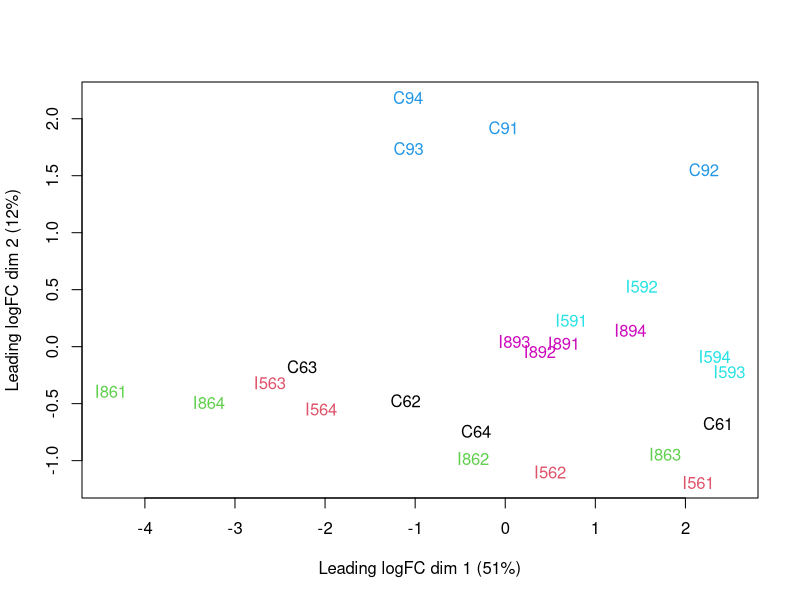
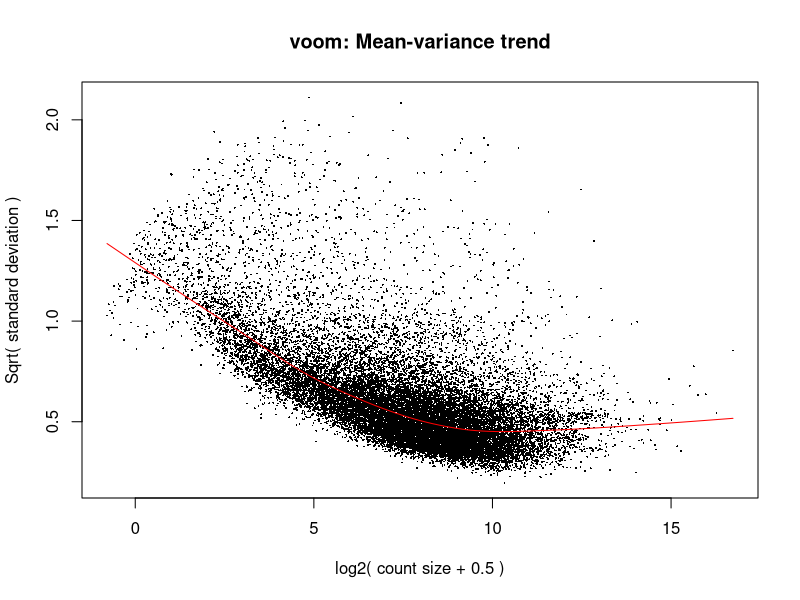
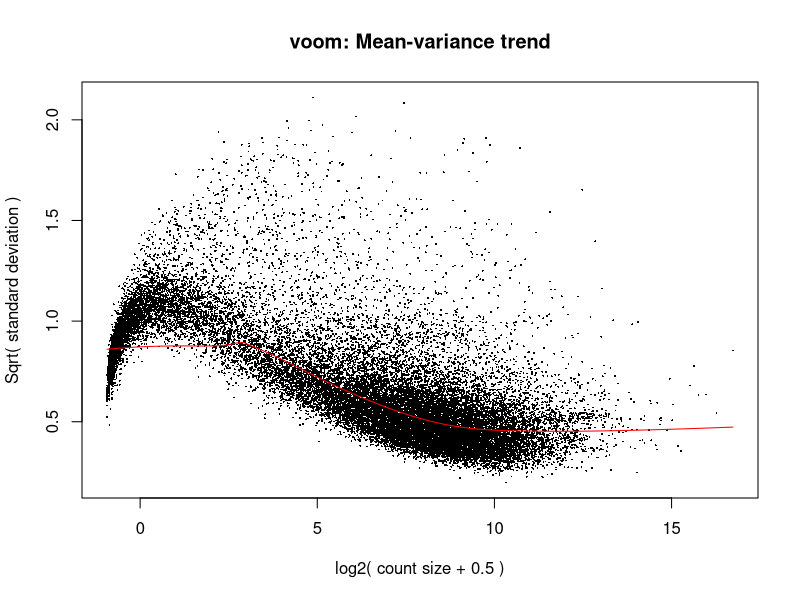
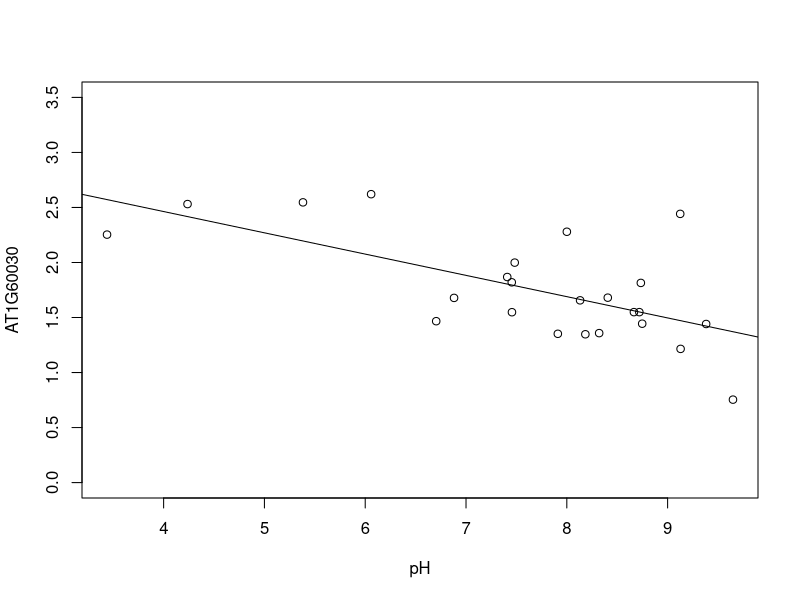
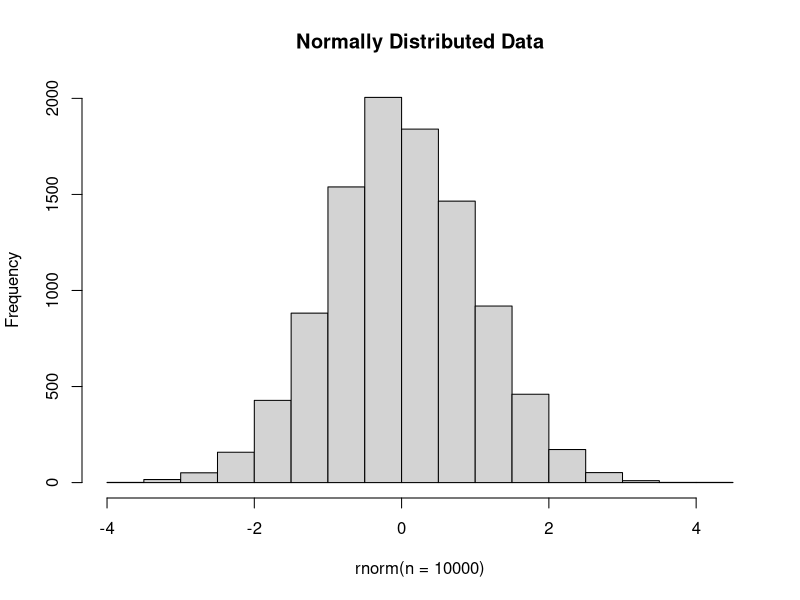
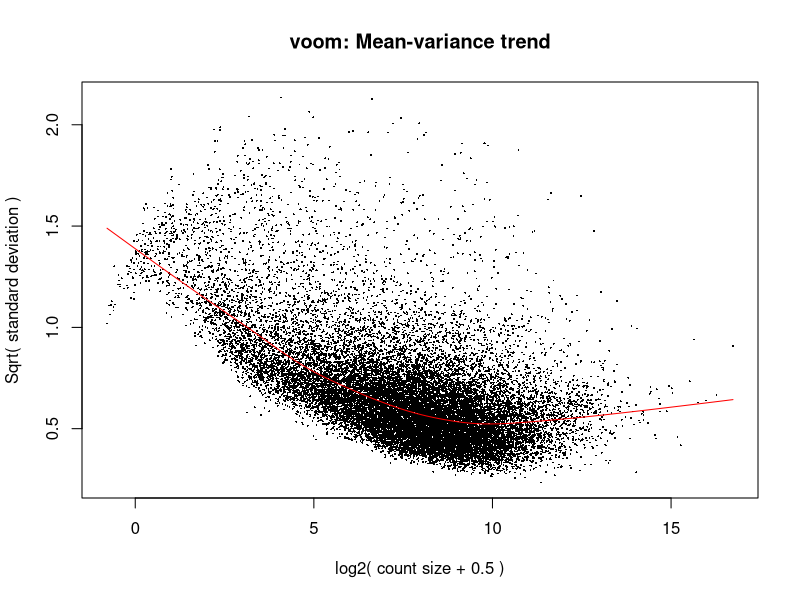

Write R code to recreate these figures, in order.
## ---- chunk 1
# source("https://bioconductor.org/biocLite.R")
# biocLite("edgeR")
## ---- chunk 2
library(edgeR)
## ---- chunk 3
counts <- read.delim("all_counts.txt", row.names = 1)
head(counts)
## ---- chunk 4
d0 <- DGEList(counts)
## ---- chunk 5
d0 <- calcNormFactors(d0)
d0
## ---- chunk 6
cutoff <- 1
drop <- which(apply(cpm(d0), 1, max) < cutoff)
d <- d0[-drop,] 
dim(d) # number of genes left
## ---- chunk 7
snames <- colnames(counts) # Sample names
snames
cultivar <- substr(snames, 1, nchar(snames) - 2) 
time <- substr(snames, nchar(snames) - 1, nchar(snames) - 1)
cultivar
time
## ---- chunk 8
group <- interaction(cultivar, time)
group
## ---- chunk 9
plotMDS(d, col = as.numeric(group))
## ---- chunk 10
mm <- model.matrix(~0 + group)
## ---- chunk 11
y <- voom(d, mm, plot = T)
## ---- chunk 12
tmp <- voom(d0, mm, plot = T)
## ---- chunk 13
fit <- lmFit(y, mm)
head(coef(fit))
## ---- chunk 14
contr <- makeContrasts(groupI5.9 - groupI5.6, levels = colnames(coef(fit)))
contr
## ---- chunk 15
tmp <- contrasts.fit(fit, contr)
## ---- chunk 16
tmp <- eBayes(tmp)
## ---- chunk 17
top.table <- topTable(tmp, sort.by = "P", n = Inf)
head(top.table, 20)
## ---- chunk 18
length(which(top.table$adj.P.Val < 0.05))
## ---- chunk 19
top.table$Gene <- rownames(top.table)
top.table <- top.table[,c("Gene", names(top.table)[1:6])]
write.table(top.table, file = "time9_v_time6_I5.txt", row.names = F, sep = "\t", quote = F)
## ---- chunk 20
contr <- makeContrasts(groupI5.6 - groupC.6, levels = colnames(coef(fit)))
tmp <- contrasts.fit(fit, contr)
tmp <- eBayes(tmp)
top.table <- topTable(tmp, sort.by = "P", n = Inf)
head(top.table, 20)
length(which(top.table$adj.P.Val < 0.05)) # number of DE genes
top.table$Gene <- rownames(top.table)
top.table <- top.table[,c("Gene", names(top.table)[1:6])]
write.table(top.table, file = "I5_v_C_time6.txt", row.names = F, sep = "\t", quote = F)
## ---- chunk 21
mm <- model.matrix(~cultivar*time)
## ---- chunk 22
colnames(mm)
## ---- chunk 23
y <- voom(d, mm, plot = F)
fit <- lmFit(y, mm)
head(coef(fit))
## ---- chunk 24
tmp <- contrasts.fit(fit, coef = 2) # Directly test second coefficient
tmp <- eBayes(tmp)
top.table <- topTable(tmp, sort.by = "P", n = Inf)
head(top.table, 20)
length(which(top.table$adj.P.Val < 0.05)) # number of DE genes
## ---- chunk 25
head(coef(fit))
## ---- chunk 26
tmp <- contrasts.fit(fit, coef = 5) # Test cultivarI5:time9
tmp <- eBayes(tmp)
top.table <- topTable(tmp, sort.by = "P", n = Inf)
head(top.table, 20)
length(which(top.table$adj.P.Val < 0.05)) 
## ---- chunk 27
batch <- factor(rep(rep(1:2, each = 2), 6))
batch
## ---- chunk 28
mm <- model.matrix(~0 + group + batch)
y <- voom(d, mm, plot = F)
fit <- lmFit(y, mm)
contr <- makeContrasts(groupI5.6 - groupC.6, levels = colnames(coef(fit)))
tmp <- contrasts.fit(fit, contr)
tmp <- eBayes(tmp)
top.table <- topTable(tmp, sort.by = "P", n = Inf)
head(top.table, 20)
length(which(top.table$adj.P.Val < 0.05))
## ---- chunk 29
# Generate example RIN data
set.seed(99)
RIN <- rnorm(n = 24, mean = 7.5, sd = 1)
RIN
## ---- chunk 30
mm <- model.matrix(~0 + group + RIN)
y <- voom(d, mm, plot = F)
fit <- lmFit(y, mm)
contr <- makeContrasts(groupI5.6 - groupC.6, levels = colnames(coef(fit)))
tmp <- contrasts.fit(fit, contr)
tmp <- eBayes(tmp)
top.table <- topTable(tmp, sort.by = "P", n = Inf)
head(top.table, 20)
length(which(top.table$adj.P.Val < 0.05))
## ---- chunk 31
# Generate example pH data
set.seed(99)
pH <- rnorm(n = 24, mean = 8, sd = 1.5)
pH
## ---- chunk 32
mm <- model.matrix(~pH)
head(mm)
## ---- chunk 33
y <- voom(d, mm, plot = F)
fit <- lmFit(y, mm)
tmp <- contrasts.fit(fit, coef = 2) # test "pH" coefficient
tmp <- eBayes(tmp)
top.table <- topTable(tmp, sort.by = "P", n = Inf)
head(top.table, 20)
length(which(top.table$adj.P.Val < 0.05))
## ---- chunk 34
AT1G60030 <- y$E["AT1G60030",]
plot(AT1G60030 ~ pH, ylim = c(0, 3.5))
intercept <- coef(fit)["AT1G60030", "(Intercept)"]
slope <- coef(fit)["AT1G60030", "pH"]
abline(a = intercept, b = slope)
## ---- chunk 35
hist(rnorm(n = 10000), main = "Normally Distributed Data")
## ---- chunk 36
tmp <- voom(d, mm, plot = T)
## ---- chunk 37
sessionInfo()
